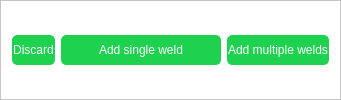
                   <widget class="QFrame" name="frame_5">
                    <property name="styleSheet">
                     <string notr="true">background-color: rgb(255, 255, 255);</string>
                    </property>
                    <property name="frameShape">
                     <enum>QFrame::StyledPanel</enum>
                    </property>
                    <property name="frameShadow">
                     <enum>QFrame::Raised</enum>
                    </property>
                    <layout class="QHBoxLayout" name="horizontalLayout_3">
                     <item>
                      <widget class="QPushButton" name="discardBtn">
                       <property name="minimumSize">
                        <size>
                         <width>0</width>
                         <height>30</height>
                        </size>
                       </property>
                       <property name="styleSheet">
                        <string notr="true">QPushButton{
	font: 75 10pt &quot;Arial&quot; bold;
	color: rgb(255, 255, 255);
	border-radius: 5px;
	border: 1px solid rgb(30, 210, 80);
	background-color: rgb(30, 210, 80);
}</string>
                       </property>
                       <property name="text">
                        <string>Discard</string>
                       </property>
                       <property name="icon">
                        <iconset resource="../resources.qrc">
                         <normaloff>:/Icons/Icons/x-octagon.svg</normaloff>:/Icons/Icons/x-octagon.svg</iconset>
                       </property>
                      </widget>
                     </item>
                     <item>
                      <widget class="QPushButton" name="addWeldBtn">
                       <property name="enabled">
                        <bool>true</bool>
                       </property>
                       <property name="minimumSize">
                        <size>
                         <width>160</width>
                         <height>30</height>
                        </size>
                       </property>
                       <property name="styleSheet">
                        <string notr="true">QPushButton{
	font: 75 10pt &quot;Arial&quot; bold;
	color: rgb(255, 255, 255);
	border-radius: 5px;
	border: 1px solid rgb(30, 210, 80);
	background-color: rgb(30, 210, 80);
}</string>
                       </property>
                       <property name="text">
                        <string>Add single weld</string>
                       </property>
                       <property name="icon">
                        <iconset resource="../resources.qrc">
                         <normaloff>:/Icons/Icons/send.svg</normaloff>:/Icons/Icons/send.svg</iconset>
                       </property>
                      </widget>
                     </item>
                     <item>
                      <widget class="QPushButton" name="addMultipleWeldsBtn">
                       <property name="minimumSize">
                        <size>
                         <width>0</width>
                         <height>30</height>
                        </size>
                       </property>
                       <property name="styleSheet">
                        <string notr="true">QPushButton{
	font: 75 10pt &quot;Arial&quot; bold;
	color: rgb(255, 255, 255);
	border-radius: 5px;
	border: 1px solid rgb(30, 210, 80);
	background-color: rgb(30, 210, 80);
}</string>
                       </property>
                       <property name="text">
                        <string>Add multiple welds</string>
                       </property>
                       <property name="icon">
                        <iconset resource="../resources.qrc">
                         <normaloff>:/Icons/Icons/copy.svg</normaloff>:/Icons/Icons/copy.svg</iconset>
                       </property>
                      </widget>
                     </item>
                    </layout>
                   </widget>
